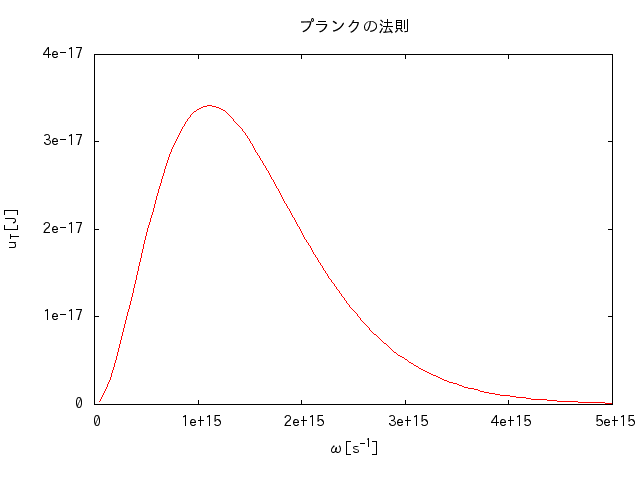

Here is the gnuplot script that generated this plot:
set encoding utf8

set terminal png enhanced font '/usr/share/fonts/ipa-gothic/ipag.ttf' 12
set output 'PlanksLow.png'

set title "プランクの法則"

set xrange[0:5*10**15]
set xtics 10**15
set xlabel "ω[s^{-1}]"
set yrange[0:4*10**(-17)]
set ytics 10**(-17)
set ylabel "u_T[J]"
unset key

hbar = 1.054 * (10**(-34))
c = 2.998 * (10**8)
T = 3000
k = 1.3806 * (10**(-23))

plot (hbar / ((pi**2) * (c**3))) * ((x**3) / (exp((hbar * x) / (T * k))-1))
